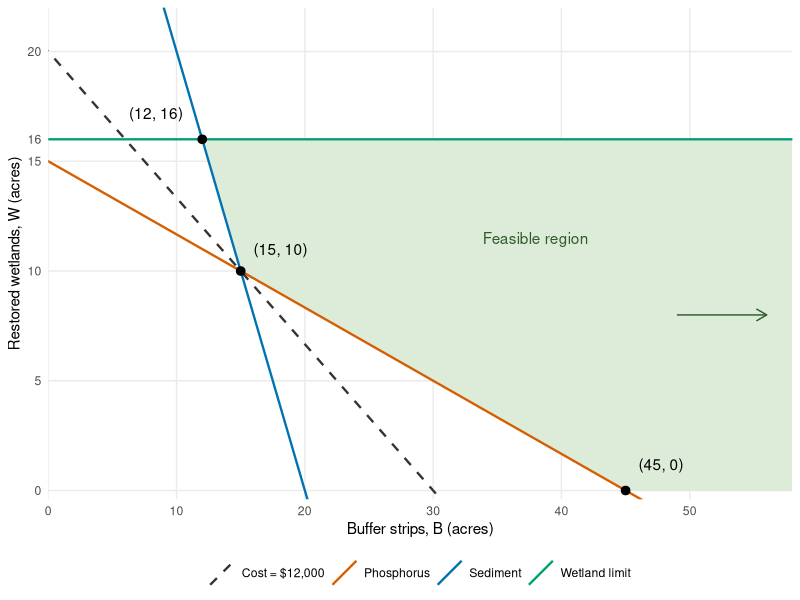

Here is the R script that generated this plot:
## ---- chunk 1
#| label: fig-watershed-lp
#| echo: false
#| warning: false
#| message: false
#| fig-width: 7
#| fig-height: 4.5
#| fig-pos: H
#| fig-cap: "Watershed restoration LP. The shaded feasible region continues to the right without bound. The sediment line's vertical intercept, (0, 40), is above the plotted window. The dashed line represents annual cost of $12,000."

library(ggplot2)

feasible <- data.frame(
  B = c(12, 58, 58, 45, 15),
  W = c(16, 16, 0, 0, 10)
)
vertices <- data.frame(B = c(12, 15, 45), W = c(16, 10, 0))
boundaries <- data.frame(
  constraint = c("Sediment", "Phosphorus", "Wetland limit", "Cost = $12,000"),
  intercept = c(40, 15, 16, 20),
  slope = c(-2, -1/3, 0, -2/3)
)

ggplot() +
  geom_polygon(data = feasible, aes(B, W), fill = "#DCECD9") +
  geom_abline(data = boundaries,
              aes(intercept = intercept, slope = slope,
                  color = constraint, linetype = constraint), linewidth = 0.8) +
  geom_point(data = vertices, aes(B, W), size = 2.6) +
  annotate("text", x = 10.5, y = 17.2, label = "(12, 16)", hjust = 1) +
  annotate("text", x = 16, y = 11, label = "(15, 10)", hjust = 0) +
  annotate("text", x = 46, y = 1.2, label = "(45, 0)", hjust = 0) +
  annotate("text", x = 38, y = 11.5, label = "Feasible region", color = "#315B2B") +
  annotate("segment", x = 49, xend = 56, y = 8, yend = 8,
           arrow = grid::arrow(length = grid::unit(0.12, "inches")),
           color = "#315B2B") +
  scale_color_manual(values = c("Sediment" = "#0072B2",
                               "Phosphorus" = "#D55E00",
                               "Wetland limit" = "#009E73",
                               "Cost = $12,000" = "#333333")) +
  scale_linetype_manual(values = c("Sediment" = "solid",
                                  "Phosphorus" = "solid",
                                  "Wetland limit" = "solid",
                                  "Cost = $12,000" = "dashed")) +
  scale_x_continuous(breaks = seq(0, 50, 10)) +
  scale_y_continuous(breaks = c(0, 5, 10, 15, 16, 20)) +
  coord_cartesian(xlim = c(0, 58), ylim = c(-0.4, 22), expand = FALSE) +
  labs(x = "Buffer strips, B (acres)", y = "Restored wetlands, W (acres)",
       color = NULL, linetype = NULL) +
  theme_minimal(base_size = 11) +
  theme(legend.position = "bottom", panel.grid.minor = element_blank())
